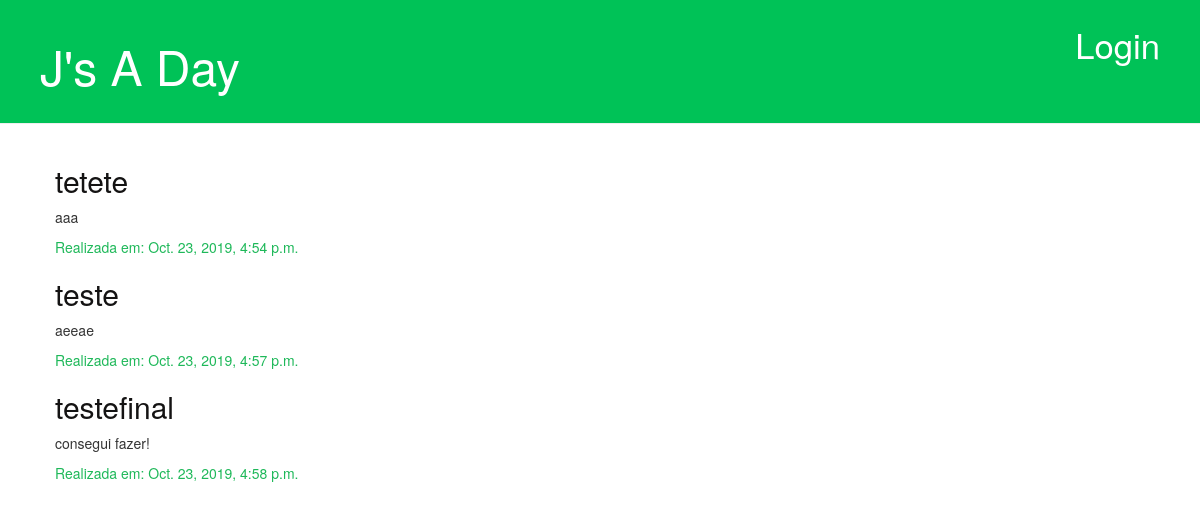
The page /realizacao/listar on the database its author committed.
### jsadayapp/models.py (models this page shows, shortened)
class Realizacao(models.Model):
    autor = models.ForeignKey(settings.AUTH_USER_MODEL,
                              on_delete=models.CASCADE)
    atividade = models.ForeignKey(
        'Atividade', on_delete=models.CASCADE, default=None)
    descricao = models.TextField()
    data_realizacao = models.DateTimeField(default=timezone.now)

class Atividade(models.Model):
    autor = models.ForeignKey(settings.AUTH_USER_MODEL,
                              on_delete=models.CASCADE)
    tipoAtividade = models.ForeignKey(
        'TipoAtividade', on_delete=models.CASCADE, default=None)
    nome = models.CharField(max_length=30)
    descricao = models.TextField()
    data_criacao = models.DateTimeField(default=timezone.now)

### jsadayapp/views/realizacao.py (the view)
# urls.py: path('realizacao/listar', views.lista_realizacao, name='lista_realizacao'),
def lista_realizacao(request):
    realizacoes = Realizacao.objects.filter(
        data_realizacao__lte=timezone.now()).order_by('data_realizacao')
    return render(request, 'realizacao/lista_realizacao.html', {'realizacoes': realizacoes})

### jsadayapp/templates/realizacao/lista_realizacao.html
{% extends 'base/base.html' %}
{% block content %}
{% for realizacao in realizacoes %}
<div class="realizacao">
    <h2><a href="{% url 'detalhe_realizacao' pk=realizacao.pk %}">{{ realizacao.atividade.nome }}</a></h2>
    <p>{{ realizacao.descricao|linebreaksbr }}</p>
    <div class="date">
        <p>Realizada em: {{ realizacao.data_realizacao }}</p>
    </div>
</div>
{% endfor %}
{% endblock %}

### jsadayapp/static/css/jsadayapp.css (style rules this page uses)
h1, h2, h3, h4, a { color: #141313; }
.date { color: #1eb859; }

### rows shown on the page
Realizacao: atividade.nome "tetete", descricao "aaa", data_realizacao "Oct. 23, 2019, 4:54 p.m."
Realizacao: atividade.nome "teste", descricao "aeeae", data_realizacao "Oct. 23, 2019, 4:57 p.m."
Realizacao: atividade.nome "testefinal", descricao "consegui fazer!", data_realizacao "Oct. 23, 2019, 4:58 p.m."
